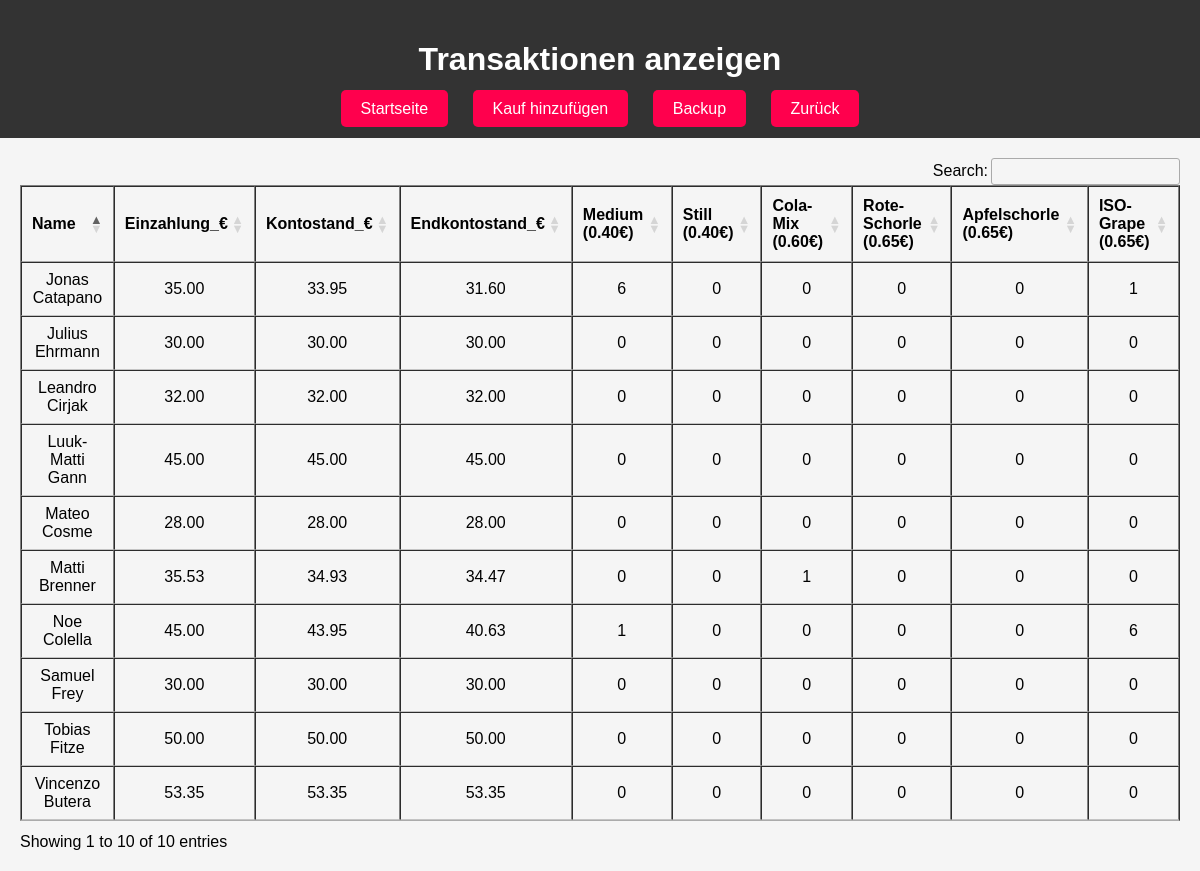
The page /watch on the database as committed earlier.
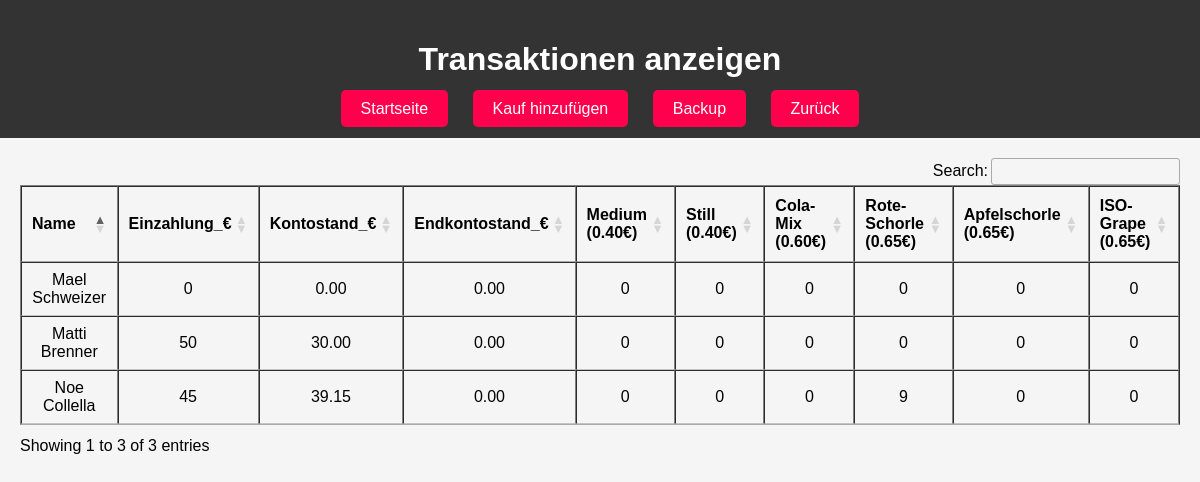
The same page on the database as committed later.
### tables this page shows
CREATE TABLE Teilnehmer (
        T_ID INTEGER PRIMARY KEY AUTOINCREMENT, 
        Name VARCHAR(50),
        TN_Barcode VARCHAR(50),
        Checkout BOOLEAN DEFAULT 0
        );

### app.py (the view)
@app.route('/watch')
def watch():
    print('watch') # Debugging-Information
    conn = get_db_connection()
    cursor = conn.cursor()
    aktualisere_endkontostand()
    cursor.execute("SELECT name FROM sqlite_master WHERE type='table' AND name='Produkt';")
    if not cursor.fetchone():
        conn.close()
        return "Die Tabelle 'Produkt' existiert nicht in der Datenbank.", 404
    produkt_infos = cursor.execute("SELECT P_ID, Beschreibung, ROUND(Preis, 2) as Preis FROM Produkt").fetchall()
    produkt_summen = ", ".join([f"SUM(CASE WHEN Transaktion.P_ID = {pid} THEN Transaktion.Menge ELSE 0 END) AS '{desc} ({preis:.2f}€)'" for pid, desc, preis in produkt_infos])
    sql_query = f"""
        SELECT
            Teilnehmer.Name,
            Konto.Einzahlung AS Einzahlung_€,
            printf('%04.2f', ROUND(Konto.Kontostand, 2)) AS Kontostand_€,
            printf('%04.2f', ROUND(Konto.Endkontostand, 2)) AS Endkontostand_€,
            {produkt_summen}
        FROM Teilnehmer
        JOIN Konto ON Teilnehmer.T_ID = Konto.T_ID
        LEFT JOIN Transaktion ON Konto.K_ID = Transaktion.K_ID
        GROUP BY Teilnehmer.T_ID, Teilnehmer.Name, Konto.Einzahlung, ROUND(Konto.Kontostand, 2)
        ORDER BY Teilnehmer.T_ID;
    """
    result = cursor.execute(sql_query).fetchall()
    conn.close()
    df = pd.DataFrame(result, columns=[desc[0] for desc in cursor.description])
    return render_template('watch.html', tables=df.to_html(classes='data', header=True, index=False))

### database.py (called while the page is built)
def get_db_connection():
    conn = sqlite3.connect(db_name)
    conn.row_factory = sqlite3.Row
    return conn

### templates/watch.html (shortened to what this page needs)
<!DOCTYPE html>
<html lang="de">
<head>
    <link rel="stylesheet" href="https://cdn.datatables.net/1.10.21/css/jquery.dataTables.min.css">
</head>
<body>
    <header>
        <h1 class="topic">Transaktionen anzeigen</h1>
        <nav>
            <ul>
                <li><a href="/">Startseite</a></li>
                <li><a href="/add_buy">Kauf hinzufügen</a></li>
                <li><a href="/backup">Backup</a></li>
                <li><a href="#" onclick="history.back();">Zurück</a></li>
            </ul>
        </nav>
    </header>
    <main>
        <div>
            {{ tables|safe }}
        </div>
    </main>
</body>
</html>

### templates/watch.html (style rules this page uses)
body { font-family: Arial, sans-serif; background-color: #f5f5f5; margin: 0; padding: 0; display: flex; flex-direction: column; height: 100vh; height: 100%; justify-content: center; align-items: center; }
header { width: 100%; text-align: center; padding: 20px 0; background-color: #333; color: white; }
nav ul { list-style: none; padding: 0; text-align: center; margin: 0; }
nav ul li { display: inline; margin-right: 20px; }
nav ul li:last-child { margin-right: 0; }
nav ul li a { text-decoration: none; padding: 10px 20px; background-color: #ff004d; color: white; border: none; border-radius: 5px; transition: background-color 0.3s; }
main { flex: 1; display: flex; flex-direction: column; align-items: center; justify-content: center; text-align: center; padding: 20px; }
a { display: column; text-align: center; margin-top: 20px; color: #333; text-decoration: none; }

Rows that differ between the two databases and show on the page:
now on this page (row edited): Teilnehmer: Name "Name Einzahlung_€ Kontostand_€ Endkontostand_€ Medium (0.40€) Still (0.40€) Cola-Mix (0.60€) Rote-Schorle (0.65€) Apfelschorle (0.65€) ISO-Grape (0.65€) Matti Brenner 50 30.00 0.00 0 0 0 0 0 0 Noe Collella 45 39.15 0.00 0 0 0 9 0 0 Mael Schweizer 0 0.00 0.00 0 0 0 0 0 0"
changed Teilnehmer: Name "Vincenzo Butera" → "Noe Collella" (drawn)
Other text that changed with them:
text written by a page script: "Search: Showing 1 to 10 of 10 entries" → "Search: Showing 1 to 3 of 3 entries"
{{ tables|safe }}: "Name Einzahlung_€ Kontostand_€ Endkontostand_€ Medium (0.40€) Still (0.40€) Cola-Mix (0.60€) Rote-Schorle (0.65€) Apfelschorle (0.65€) ISO-Grape (0.65€) Matti Brenner 35.53 34.93 34.47 0 0 1 0 0 0 Vincenzo Butera 53.35 53.35 53.35 0 0 0 0 0 0 Jonas Catapano 35.00 33.95 31.60 6 0 0 0 0 1 Leandro Cirjak 32.00 32.00 32.00 0 0 0 0 0 0 Noe Colella 45.00 43.95 40.63 1 0 0 0 0 6 Mateo Cosme 28.00 28.00 28.00 0 0 0 0 0 0 Julius Ehrmann 30.00 30.00 30.00 0 0 0 0 0 0 Tobias Fitze 50.00 50.00 50.00 0 0 0 0 0 0 Samuel Frey 30.00 30.00 30.00 0 0 0 0 0 0 Luuk-Matti Gann 45.00 45.00 45.00 0 0 0 0 0 0" → (not shown)
